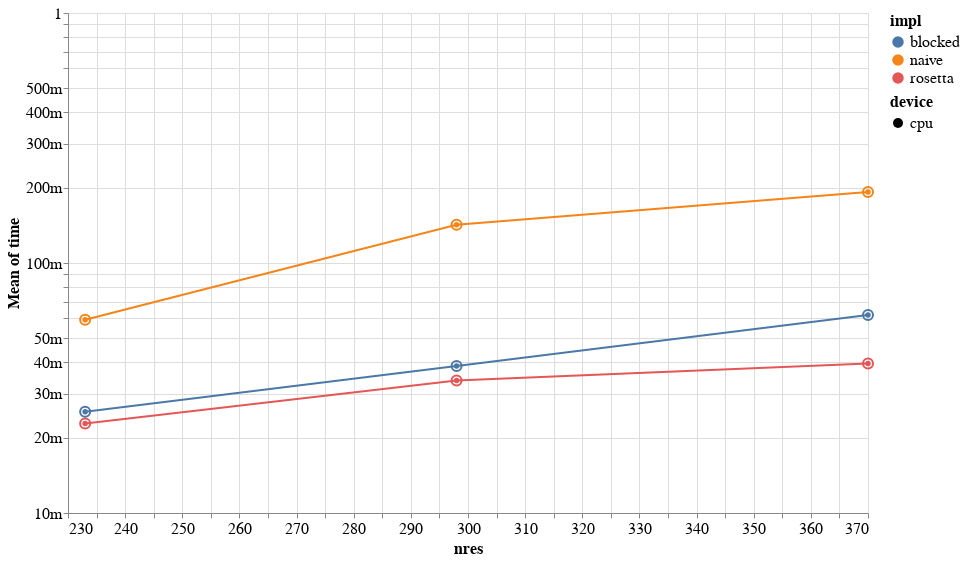

The code cell stored with this chart in its notebook:
### Code cell
dat = stat_frame(rosetta_score_results)
dat = pandas.concat(
    (
        dat,
        pandas.merge(
            dat,
            dat.query("name == 'score.rosetta_atr_rep'").groupby("model").time.mean().rename("rosetta_mean").to_frame(),
            left_on="model",
            right_index=True
        ).eval("time / rosetta_mean").rename("rosetta_relative")
    ),
    axis=1
)

encoding = dict(
        x="nres",
        y=altair.Y(
            "mean(time)",
            scale=altair.Scale(type="log", base=10),
            axis=altair.Axis(format="s"),
        ),
        color="impl",
        shape="device",
)

c = (
    altair.Chart(dat)
    .mark_line()
    .encode(**encoding)
     +
    altair.Chart(dat)
    .mark_point(size=100)
    .encode(**encoding)
)
c

### Figure 1 — Vega-Lite specification as saved in the notebook (floating-point values rounded to 4 significant figures)
{"$schema": "https://vega.github.io/schema/vega-lite/v2.6.0.json", "config": {"axis": {"labelFontSize": 16, "titleFontSize": 16}, "header": {"labelFontSize": 16, "titleFontSize": 16}, "legend": {"labelFontSize": 16, "titleFontSize": 16}, "title": {"fontSize": 16}, "view": {"height": 500, "width": 800}}, "datasets": {"data-4acc46d1e158f46d16619207a584e356": [{"device": "cpu", "impl": "rosetta", "model": "BYSIZE_400", "name": "score.rosetta_atr_rep", "natoms": 7176, "nres": 370, "rosetta_relative": 1.003, "time": 0.03976}, {"device": "cpu", "impl": "rosetta", "model": "BYSIZE_400", "name": "score.rosetta_atr_rep", "natoms": 7176, "nres": 370, "rosetta_relative": 1.001, "time": 0.03965}, {"device": "cpu", "impl": "rosetta", "model": "BYSIZE_400", "name": "score.rosetta_atr_rep", "natoms": 7176, "nres": 370, "rosetta_relative": 0.999, "time": 0.03959}, {"device": "cpu", "impl": "rosetta", "model": "BYSIZE_400", "name": "score.rosetta_atr_rep", "natoms": 7176, "nres": 370, "rosetta_relative": 0.9992, "time": 0.0396}, {"device": "cpu", "impl": "rosetta", "model": "BYSIZE_400", "name": "score.rosetta_atr_rep", "natoms": 7176, "nres": 370, "rosetta_relative": 0.9985, "time": 0.03957}, {"device": "cpu", "impl": "rosetta", "model": "BYSIZE_400", "name": "score.rosetta_atr_rep", "natoms": 7176, "nres": 370, "rosetta_relative": 0.9994, "time": 0.03961}, {"device": "cpu", "impl": "blocked", "model": "BYSIZE_400", "name": "score.tmol_lj_cpu_cpp.blocked", "natoms": 7176, "nres": 370, "rosetta_relative": 1.56, "time": 0.06181}, {"device": "cpu", "impl": "blocked", "model": "BYSIZE_400", "name": "score.tmol_lj_cpu_cpp.blocked", "natoms": 7176, "nres": 370, "rosetta_relative": 1.56, "time": 0.06181}, {"device": "cpu", "impl": "blocked", "model": "BYSIZE_400", "name": "score.tmol_lj_cpu_cpp.blocked", "natoms": 7176, "nres": 370, "rosetta_relative": 1.567, "time": 0.06209}, {"device": "cpu", "impl": "blocked", "model": "BYSIZE_400", "name": "score.tmol_lj_cpu_cpp.blocked", "natoms": 7176, "nres": 370, "rosetta_relative": 1.57, "time": 0.06222}, {"device": "cpu", "impl": "naive", "model": "BYSIZE_400", "name": "score.tmol_lj_cpu_cpp.naive", "natoms": 7176, "nres": 370, "rosetta_relative": 4.868, "time": 0.1929}, {"device": "cpu", "impl": "naive", "model": "BYSIZE_400", "name": "score.tmol_lj_cpu_cpp.naive", "natoms": 7176, "nres": 370, "rosetta_relative": 5.098, "time": 0.202}, {"device": "cpu", "impl": "naive", "model": "BYSIZE_400", "name": "score.tmol_lj_cpu_cpp.naive", "natoms": 7176, "nres": 370, "rosetta_relative": 4.597, "time": 0.1822}, {"device": "cpu", "impl": "rosetta", "model": "BYSIZE_250", "name": "score.rosetta_atr_rep", "natoms": 4128, "nres": 233, "rosetta_relative": 1.004, "time": 0.02289}, {"device": "cpu", "impl": "rosetta", "model": "BYSIZE_250", "name": "score.rosetta_atr_rep", "natoms": 4128, "nres": 233, "rosetta_relative": 1.003, "time": 0.02286}, {"device": "cpu", "impl": "rosetta", "model": "BYSIZE_250", "name": "score.rosetta_atr_rep", "natoms": 4128, "nres": 233, "rosetta_relative": 1.0, "time": 0.0228}, {"device": "cpu", "impl": "rosetta", "model": "BYSIZE_250", "name": "score.rosetta_atr_rep", "natoms": 4128, "nres": 233, "rosetta_relative": 0.9954, "time": 0.02269}, {"device": "cpu", "impl": "rosetta", "model": "BYSIZE_250", "name": "score.rosetta_atr_rep", "natoms": 4128, "nres": 233, "rosetta_relative": 1.009, "time": 0.02301}, {"device": "cpu", "impl": "rosetta", "model": "BYSIZE_250", "name": "score.rosetta_atr_rep", "natoms": 4128, "nres": 233, "rosetta_relative": 0.9955, "time": 0.02269}, {"device": "cpu", "impl": "rosetta", "model": "BYSIZE_250", "name": "score.rosetta_atr_rep", "natoms": 4128, "nres": 233, "rosetta_relative": 1.004, "time": 0.02288}, {"device": "cpu", "impl": "rosetta", "model": "BYSIZE_250", "name": "score.rosetta_atr_rep", "natoms": 4128, "nres": 233, "rosetta_relative": 0.9953, "time": 0.02269}, {"device": "cpu", "impl": "rosetta", "model": "BYSIZE_250", "name": "score.rosetta_atr_rep", "natoms": 4128, "nres": 233, "rosetta_relative": 0.9943, "time": 0.02267}, {"device": "cpu", "impl": "blocked", "model": "BYSIZE_250", "name": "score.tmol_lj_cpu_cpp.blocked", "natoms": 4128, "nres": 233, "rosetta_relative": 1.11, "time": 0.02531}, {"device": "cpu", "impl": "blocked", "model": "BYSIZE_250", "name": "score.tmol_lj_cpu_cpp.blocked", "natoms": 4128, "nres": 233, "rosetta_relative": 1.095, "time": 0.02496}, {"device": "cpu", "impl": "blocked", "model": "BYSIZE_250", "name": "score.tmol_lj_cpu_cpp.blocked", "natoms": 4128, "nres": 233, "rosetta_relative": 1.106, "time": 0.02522}, {"device": "cpu", "impl": "blocked", "model": "BYSIZE_250", "name": "score.tmol_lj_cpu_cpp.blocked", "natoms": 4128, "nres": 233, "rosetta_relative": 1.117, "time": 0.02546}, {"device": "cpu", "impl": "blocked", "model": "BYSIZE_250", "name": "score.tmol_lj_cpu_cpp.blocked", "natoms": 4128, "nres": 233, "rosetta_relative": 1.086, "time": 0.02476}, {"device": "cpu", "impl": "blocked", "model": "BYSIZE_250", "name": "score.tmol_lj_cpu_cpp.blocked", "natoms": 4128, "nres": 233, "rosetta_relative": 1.126, "time": 0.02567}, {"device": "cpu", "impl": "blocked", "model": "BYSIZE_250", "name": "score.tmol_lj_cpu_cpp.blocked", "natoms": 4128, "nres": 233, "rosetta_relative": 1.12, "time": 0.02552}, {"device": "cpu", "impl": "blocked", "model": "BYSIZE_250", "name": "score.tmol_lj_cpu_cpp.blocked", "natoms": 4128, "nres": 233, "rosetta_relative": 1.104, "time": 0.02516}, {"device": "cpu", "impl": "blocked", "model": "BYSIZE_250", "name": "score.tmol_lj_cpu_cpp.blocked", "natoms": 4128, "nres": 233, "rosetta_relative": 1.128, "time": 0.02572}, {"device": "cpu", "impl": "blocked", "model": "BYSIZE_250", "name": "score.tmol_lj_cpu_cpp.blocked", "natoms": 4128, "nres": 233, "rosetta_relative": 1.143, "time": 0.02606}, {"device": "cpu", "impl": "naive", "model": "BYSIZE_250", "name": "score.tmol_lj_cpu_cpp.naive", "natoms": 4128, "nres": 233, "rosetta_relative": 2.606, "time": 0.0594}, {"device": "cpu", "impl": "naive", "model": "BYSIZE_250", "name": "score.tmol_lj_cpu_cpp.naive", "natoms": 4128, "nres": 233, "rosetta_relative": 2.593, "time": 0.0591}, {"device": "cpu", "impl": "naive", "model": "BYSIZE_250", "name": "score.tmol_lj_cpu_cpp.naive", "natoms": 4128, "nres": 233, "rosetta_relative": 2.579, "time": 0.05879}, {"device": "cpu", "impl": "naive", "model": "BYSIZE_250", "name": "score.tmol_lj_cpu_cpp.naive", "natoms": 4128, "nres": 233, "rosetta_relative": 2.621, "time": 0.05974}, {"device": "cpu", "impl": "naive", "model": "BYSIZE_250", "name": "score.tmol_lj_cpu_cpp.naive", "natoms": 4128, "nres": 233, "rosetta_relative": 2.603, "time": 0.05933}, {"device": "cpu", "impl": "rosetta", "model": "BYSIZE_300", "name": "score.rosetta_atr_rep", "natoms": 5408, "nres": 298, "rosetta_relative": 1.028, "time": 0.03486}, {"device": "cpu", "impl": "rosetta", "model": "BYSIZE_300", "name": "score.rosetta_atr_rep", "natoms": 5408, "nres": 298, "rosetta_relative": 1.006, "time": 0.03413}, {"device": "cpu", "impl": "rosetta", "model": "BYSIZE_300", "name": "score.rosetta_atr_rep", "natoms": 5408, "nres": 298, "rosetta_relative": 0.9992, "time": 0.03389}, {"device": "cpu", "impl": "rosetta", "model": "BYSIZE_300", "name": "score.rosetta_atr_rep", "natoms": 5408, "nres": 298, "rosetta_relative": 0.998, "time": 0.03385}, {"device": "cpu", "impl": "rosetta", "model": "BYSIZE_300", "name": "score.rosetta_atr_rep", "natoms": 5408, "nres": 298, "rosetta_relative": 0.9913, "time": 0.03362}, {"device": "cpu", "impl": "rosetta", "model": "BYSIZE_300", "name": "score.rosetta_atr_rep", "natoms": 5408, "nres": 298, "rosetta_relative": 0.9893, "time": 0.03355}, {"device": "cpu", "impl": "rosetta", "model": "BYSIZE_300", "name": "score.rosetta_atr_rep", "natoms": 5408, "nres": 298, "rosetta_relative": 0.9878, "time": 0.0335}, {"device": "cpu", "impl": "blocked", "model": "BYSIZE_300", "name": "score.tmol_lj_cpu_cpp.blocked", "natoms": 5408, "nres": 298, "rosetta_relative": 1.146, "time": 0.03886}, {"device": "cpu", "impl": "blocked", "model": "BYSIZE_300", "name": "score.tmol_lj_cpu_cpp.blocked", "natoms": 5408, "nres": 298, "rosetta_relative": 1.143, "time": 0.03876}, {"device": "cpu", "impl": "blocked", "model": "BYSIZE_300", "name": "score.tmol_lj_cpu_cpp.blocked", "natoms": 5408, "nres": 298, "rosetta_relative": 1.142, "time": 0.03873}, {"device": "cpu", "impl": "blocked", "model": "BYSIZE_300", "name": "score.tmol_lj_cpu_cpp.blocked", "natoms": 5408, "nres": 298, "rosetta_relative": 1.139, "time": 0.03863}, {"device": "cpu", "impl": "blocked", "model": "BYSIZE_300", "name": "score.tmol_lj_cpu_cpp.blocked", "natoms": 5408, "nres": 298, "rosetta_relative": 1.153, "time": 0.03912}, {"device": "cpu", "impl": "blocked", "model": "BYSIZE_300", "name": "score.tmol_lj_cpu_cpp.blocked", "natoms": 5408, "nres": 298, "rosetta_relative": 1.14, "time": 0.03866}, {"device": "cpu", "impl": "blocked", "model": "BYSIZE_300", "name": "score.tmol_lj_cpu_cpp.blocked", "natoms": 5408, "nres": 298, "rosetta_relative": 1.137, "time": 0.03857}, {"device": "cpu", "impl": "naive", "model": "BYSIZE_300", "name": "score.tmol_lj_cpu_cpp.naive", "natoms": 5408, "nres": 298, "rosetta_relative": 3.306, "time": 0.1121}, {"device": "cpu", "impl": "naive", "model": "BYSIZE_300", "name": "score.tmol_lj_cpu_cpp.naive", "natoms": 5408, "nres": 298, "rosetta_relative": 4.58, "time": 0.1553}, {"device": "cpu", "impl": "naive", "model": "BYSIZE_300", "name": "score.tmol_lj_cpu_cpp.naive", "natoms": 5408, "nres": 298, "rosetta_relative": 4.688, "time": 0.159}]}, "layer": [{"data": {"name": "data-4acc46d1e158f46d16619207a584e356"}, "encoding": {"color": {"field": "impl", "type": "nominal"}, "shape": {"field": "device", "type": "nominal"}, "x": {"field": "nres", "type": "quantitative"}, "y": {"aggregate": "mean", "axis": {"format": "s"}, "field": "time", "scale": {"base": 10, "type": "log"}, "type": "quantitative"}}, "mark": "line"}, {"data": {"name": "data-4acc46d1e158f46d16619207a584e356"}, "encoding": {"color": {"field": "impl", "type": "nominal"}, "shape": {"field": "device", "type": "nominal"}, "x": {"field": "nres", "type": "quantitative"}, "y": {"aggregate": "mean", "axis": {"format": "s"}, "field": "time", "scale": {"base": 10, "type": "log"}, "type": "quantitative"}}, "mark": {"size": 100, "type": "point"}}]}
